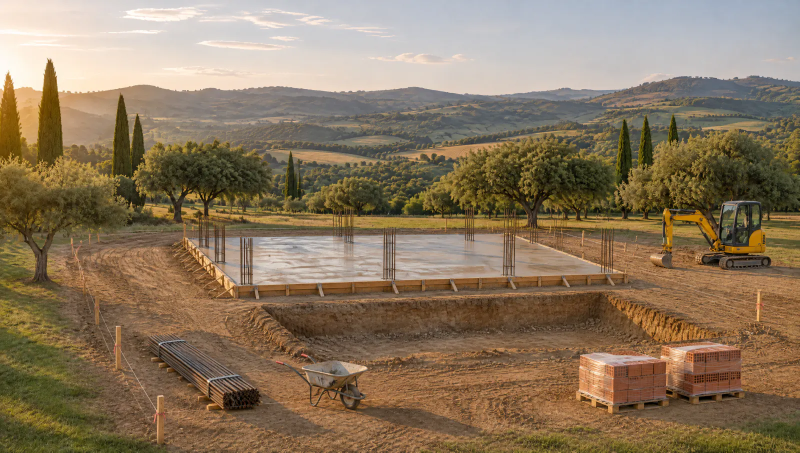
#> input picture assets/film/01-temel-1600.webp, 1600 x 905 px (shown at 1/2 size); its folder holds 4 pictures in this run
$ python build-order.py ../assets/film/01-temel-1600.webp
#> lines starting #> are read from the running program, lines starting #| are printed output that depends on the picture
#!/usr/bin/env python3
"""Works out the order in which the construction film assembles each stage.

For every pair of neighbouring frames in assets/film/ it compares the two
photographs block by block (a brick-bond grid) and decides, for each block
where the building changes, WHEN during the scroll that block is put in
place: walls rise course by course, cladding goes on board by board,
scaffolding comes down from the top, the garden spreads out from the house.
Blocks that do not belong to the building (sky, hills, distant trees)
simply blend.

The result is one tiny greyscale PNG per transition, assets/film/build-N.png:
one pixel per block, 0 = blend, 1..255 = start time within the transition.
The grid settings must match BUILD in index.html.

    python3 scripts/build-order.py            # needs Pillow and numpy
    python3 scripts/build-order.py --debug    # also writes overlay previews to /tmp
"""
import sys, random
from pathlib import Path
import numpy as np
from PIL import Image

ROOT = Path(__file__).resolve().parent.parent
FILM = ROOT / 'assets' / 'film'
FRAMES = ['01-temel', '02-zemin', '03-karkas', '04-dam', '05-fasad', '06-interyer', '07-yasayis', '08-tehvil']
# build-N.png assembles PAIRS[N-1][1] over PAIRS[N-1][0]
PAIRS = [('01-temel', '02-zemin'), ('02-zemin', '03-karkas'), ('03-karkas', '04-dam'), ('04-dam', '05-fasad'), ('05-fasad', '06-interyer'), ('i1-icerisi', 'i2-qonaq-otagi')]
W, H = 1600, 905                      # grid is laid out in the coordinates of the 1600 px frames

# where things happen, as fractions of the frame (the house sits in the middle, the pool and site in front)
HOUSE = (0.19, 0.11, 0.82, 0.69)      # x0, y0, x1, y1
FRONT = (0.12, 0.60, 0.97, 0.98)

# per transition: block size, brick bond, how blocks are ordered, how long each block takes to settle
BUILD = [
    dict(cw=22, ch=12, bond=True,  order='courses',   dur=0.10, thr=20, top=0.34),   # foundation -> ground-floor walls
    dict(cw=22, ch=12, bond=True,  order='courses',   dur=0.10, thr=20),   # ground floor -> full shell + roof frame
    dict(cw=22, ch=12, bond=True,  order='roof',      dur=0.10, thr=20),   # shell -> roof sheets + insulation
    dict(cw=12, ch=26, bond=False, order='boards',    dur=0.10, thr=18),   # -> cladding, render, windows
    dict(cw=24, ch=16, bond=True,  order='dismantle', dur=0.12, thr=18),   # scaffolding down, facade finished
    dict(cw=26, ch=18, bond=True,  order='furnish',   dur=0.14, thr=16, zone=(0, 0, 1, 1)),   # living room: floor, furniture, view
]


def grid(cfg):
    cols = -(-W // cfg['cw']) + 1
    rows = -(-H // cfg['ch'])
    return cols, rows


def cell_box(cfg, c, r):
    x = c * cfg['cw'] - (cfg['cw'] // 2 if cfg['bond'] and r % 2 else 0)
    y = r * cfg['ch']
    return x, y, x + cfg['cw'], y + cfg['ch']


def inside(box, zone):
    cx, cy = (box[0] + box[2]) / 2 / W, (box[1] + box[3]) / 2 / H
    return zone[0] <= cx <= zone[2] and zone[1] <= cy <= zone[3]


def load(name):
#> called with name = '01-temel'
    return np.asarray(Image.open(FILM / f'{name}-1600.webp').convert('RGB').resize((W, H), Image.LANCZOS), dtype=np.float32)
#> call 2 of load, with name = '02-zemin'
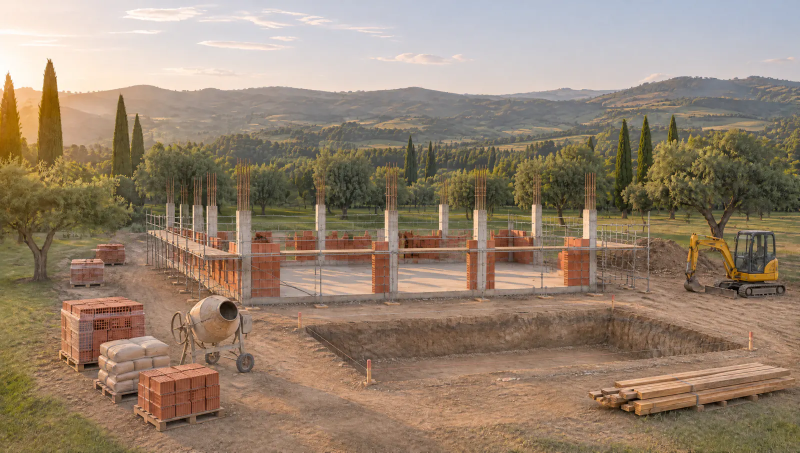
#> input picture assets/film/02-zemin-1600.webp, 1600 x 905 px (shown at 1/2 size)


def plan(i, cfg, a, b):
#> called with i = 0
    rnd = random.Random(1000 + i)
    diff = np.abs(a - b).mean(axis=2)
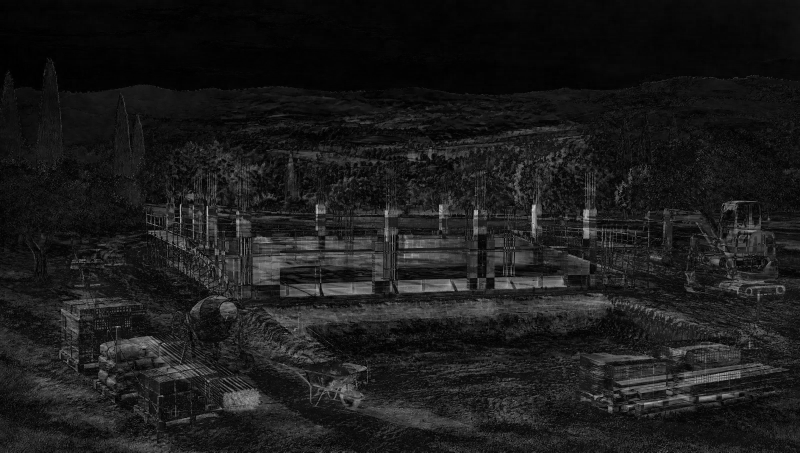
#> diff: shape (905, 1600) float32 (shown at 1/2 size); min 0, max 205.7, mean 27.6
    cols, rows = grid(cfg)
    cells = []
    o_ = cfg['order']
    for r in range(rows):
        for c in range(cols):
            x0, y0, x1, y1 = cell_box(cfg, c, r)
            box = (max(0, x0), max(0, y0), min(W, x1), min(H, y1))
            if box[2] <= box[0] or box[3] <= box[1]:
                continue
            zone = cfg.get('zone') or (HOUSE[0], cfg.get('top', HOUSE[1]), HOUSE[2], HOUSE[3])
            house, front = inside(box, zone), inside(box, FRONT)
            if not (house or front):
                continue
            if diff[box[1]:box[3], box[0]:box[2]].mean() < cfg['thr']:
                continue
            r_, g_, b_ = b[box[1]:box[3], box[0]:box[2]].reshape(-1, 3).mean(axis=0)
            if house and o_ not in ('garden', 'furnish') and g_ > r_ * 0.98 and g_ > b_ * 1.08:   # foliage seen through the frame: blend it, don't build it
                continue
            cells.append(dict(c=c, r=r, cx=(box[0] + box[2]) / 2 / W, cy=(box[1] + box[3]) / 2 / H, house=house))
#> after the loop, cells = 2231 items
    if not cells:
        return np.zeros((rows, cols), np.uint8), cells

    hc = [k for k in cells if k['house']] or cells
#> hc = 980 items
    ymin, ymax = min(k['cy'] for k in hc), max(k['cy'] for k in hc)
#> ymin = 0.351; ymax = 0.683
    xmin, xmax = min(k['cx'] for k in hc), max(k['cx'] for k in hc)
#> xmin = 0.193; xmax = 0.818
    def ny(k): return (k['cy'] - ymin) / max(1e-6, ymax - ymin)    # 0 top .. 1 bottom of the building
    def nx(k): return (k['cx'] - xmin) / max(1e-6, xmax - xmin)    # 0 left .. 1 right
    span = 1 - cfg['dur']
#> span = 0.9
    o = cfg['order']
#> o = 'courses'
    for k in cells:
        j = rnd.random()
        if not k['house']:                                          # site works in front: one pass across the plot, left to right
            t = 0.10 + 0.72 * (k['cx'] - FRONT[0]) / (FRONT[2] - FRONT[0]) + 0.10 * j if o != 'garden' else None
        else:
            t = None
        if t is None:
            if o == 'courses':                                      # course by course from the ground, each course laid along its length
                row = 1 - ny(k)
                along = nx(k) if int(row * 40) % 2 == 0 else 1 - nx(k)
                t = 0.86 * row + 0.08 * along + 0.06 * j
            elif o == 'roof':                                       # walls get their insulation first, then the roof sheets go on left to right
                if k['cy'] < ymin + 0.33 * (ymax - ymin):
                    t = 0.48 + 0.44 * nx(k) + 0.08 * j
                else:
                    t = 0.5 * (1 - ny(k)) + 0.05 * nx(k) + 0.06 * j
            elif o == 'boards':                                     # cladding board by board, left to right, each board bottom up
                t = 0.80 * nx(k) + 0.12 * (1 - ny(k)) + 0.08 * j
            elif o == 'dismantle':                                  # scaffolding comes down level by level from the top
                t = 0.82 * ny(k) + 0.10 * (nx(k) if int(ny(k) * 12) % 2 else 1 - nx(k)) + 0.08 * j
            elif o == 'furnish':                                    # the room is furnished across, left to right, as the camera pans
                t = 0.70 * nx(k) + 0.30 * j
            elif o == 'garden':                                     # landscaping spreads out from the house
                d = ((k['cx'] - 0.5) ** 2 + ((k['cy'] - 0.64) * 1.6) ** 2) ** 0.5
                t = min(1, d / 0.5) * 0.78 + 0.22 * j
        k['t'] = max(0.0, min(1.0, t)) * span
#> this loop made 2231 passes
#> (j, row, along, t) on passes 1 to 8: (0.777, 1, 0.033, 0.909), (0.67, 1, 0.0549, 0.905), (0.0991, 1, 0.0769, 0.872), (0.353, 1, 0.121, 0.891), (0.468, 1, 0.143, 0.9), (0.535, 1, 0.165, 0.905), (0.978, 1, 0.187, 0.934), (0.13, 1, 0.209, 0.885)
#> (j, row, along, t) on passes 61 to 66: (0.37, 0.96, 0.857, 0.916), (0.205, 0.96, 0.989, 0.917), (0.88, 0.92, 0.033, 0.847), (0.633, 0.92, 0.0549, 0.834), (0.504, 0.92, 0.143, 0.833), (0.331, 0.92, 0.165, 0.824)
#> after the loop, along = 0.989; row = 0
    out = np.zeros((rows, cols), np.uint8)
    for k in cells:
        out[k['r'], k['c']] = 1 + int(round(k['t'] / span * 254))
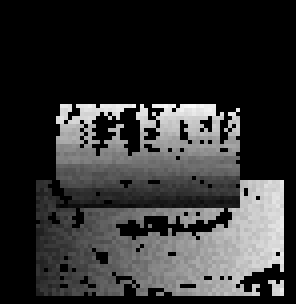
#> out: shape (76, 74) (shown 4 times larger); min 0, max 250, mean 49.9
    return out, cells


def main():
    debug = '--debug' in sys.argv
    for i, cfg in enumerate(BUILD):
        a, b = load(PAIRS[i][0]), load(PAIRS[i][1])
        out, cells = plan(i, cfg, a, b)
#> cells = 2231 items
        Image.fromarray(out).save(FILM / f'build-{i + 1}.png', optimize=True)
        print(f'build-{i + 1}.png  {out.shape[1]}x{out.shape[0]} blocks, {len(cells)} placed')
#| build-1.png  74x76 blocks, 2231 placed
        if debug:
            vis = b.copy()
            for k in cells:
                x0, y0, x1, y1 = cell_box(cfg, k['c'], k['r'])
                x0, y0 = max(0, x0), max(0, y0)
                col = np.array([255 * (1 - k['t']), 80, 255 * k['t']])
                vis[y0:y1, x0:x1] = vis[y0:y1, x0:x1] * 0.45 + col * 0.55
            Image.fromarray(vis.clip(0, 255).astype(np.uint8)).resize((800, 452)).save(f'/tmp/claude-501/build-{i + 1}.jpg', quality=80)


if __name__ == '__main__':
#> (the run stopped early here; a loop or call above may not have finished)
